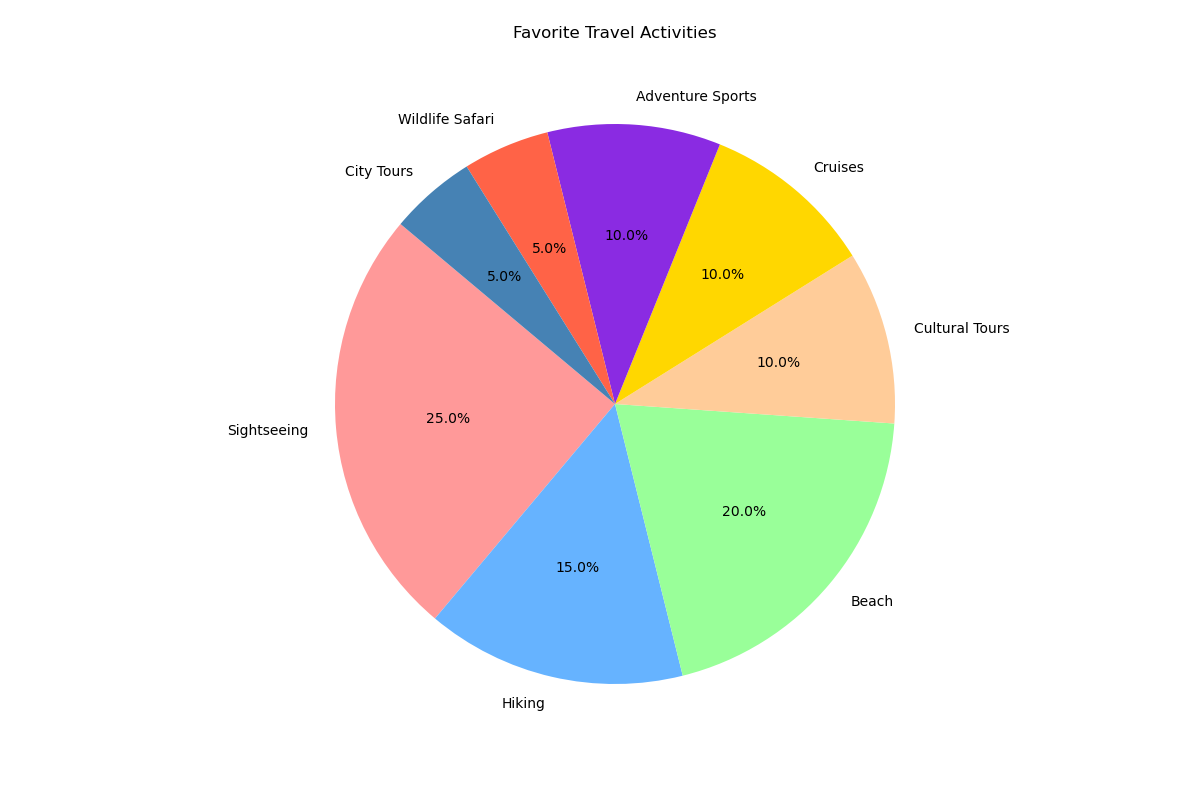

Reproduce this figure in Python.

import matplotlib.pyplot as plt

# Data to plot
labels = ['Sightseeing', 'Hiking', 'Beach', 'Cultural Tours', 'Cruises', 'Adventure Sports', 'Wildlife Safari', 'City Tours']
sizes = [25, 15, 20, 10, 10, 10, 5, 5]
colors = ['#FF9999', '#66B3FF', '#99FF99', '#FFCC99', '#FFD700', '#8A2BE2', '#FF6347', '#4682B4']

# Create pie chart
plt.figure(figsize=(12, 8))
plt.pie(sizes, labels=labels, colors=colors, autopct='%1.1f%%', startangle=140)

# Title
plt.title('Favorite Travel Activities', y=1.08)

# Display the chart
plt.axis('equal')  # Equal aspect ratio ensures that pie is drawn as a circle.
plt.show()
